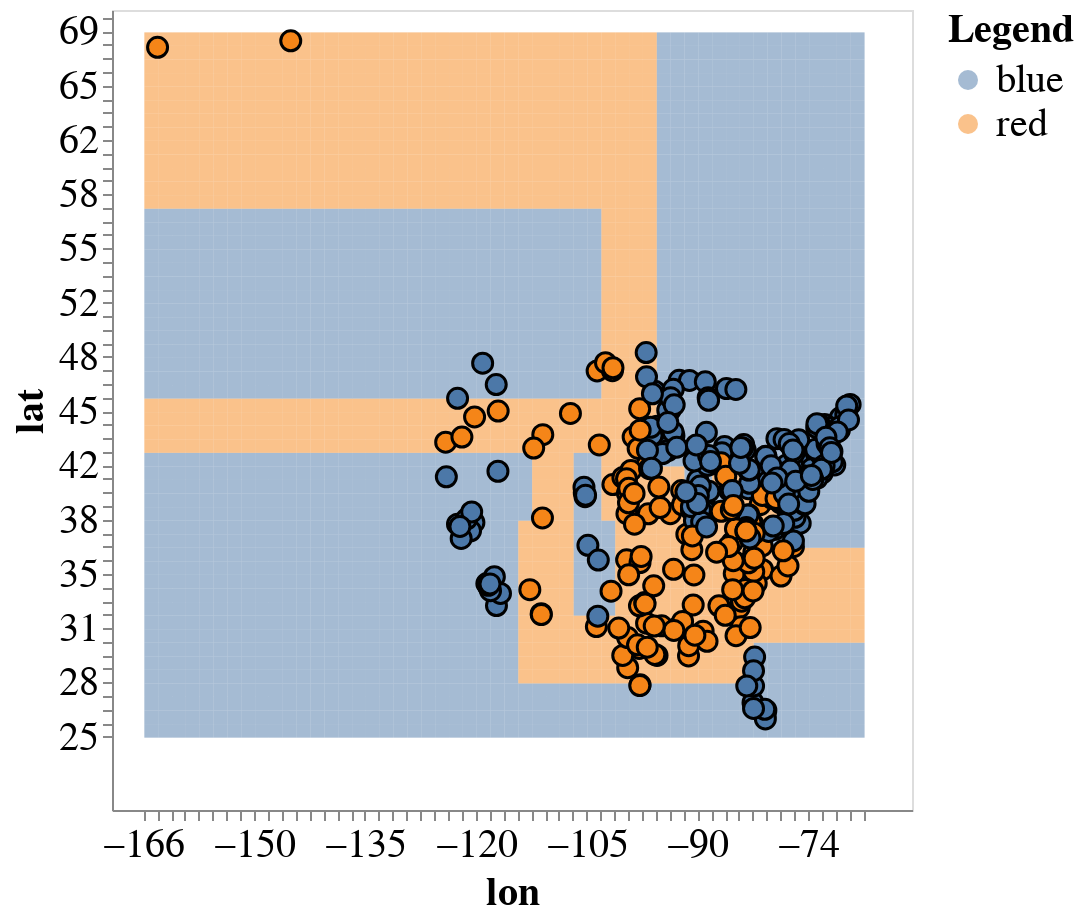

Notebook source saved alongside this figure:
### Markdown cell above
## What did the classification tree do?
- Found a good way to split and repeat

### Code cell
plot_tree(X_train, y_train, model)

### Figure 1 — Vega-Lite specification as saved in the notebook (floating-point values rounded to 4 significant figures; data arrays with more than 128 entries replaced by an {"elided": "..."} marker saying what was removed)
{"config": {"view": {"continuousWidth": 400, "continuousHeight": 300}, "axis": {"labelFontSize": 20, "titleFontSize": 20}, "legend": {"labelFontSize": 20, "titleFontSize": 20}}, "layer": [{"data": {"name": "data-56970c6b68e798cd7da5aa2805fb2378"}, "mark": {"type": "rect", "opacity": 0.5}, "encoding": {"color": {"field": "predictions", "title": "Legend", "type": "nominal"}, "x": {"bin": {"step": 1.905}, "field": "x1", "type": "quantitative"}, "y": {"bin": {"step": 0.8477}, "field": "x2", "type": "quantitative"}}, "height": 400, "width": 400}, {"data": {"name": "data-4eb0e70979ed4aa56eca16cc11617e11"}, "mark": {"type": "circle", "opacity": 1, "size": 100, "stroke": "black", "strokeWidth": 1.5}, "encoding": {"color": {"field": "vote", "type": "nominal"}, "x": {"axis": {"labels": true, "ticks": true, "title": "lon"}, "field": "lon", "type": "quantitative"}, "y": {"axis": {"labels": true, "ticks": true, "title": "lat"}, "field": "lat", "type": "quantitative"}}}], "$schema": "https://vega.github.io/schema/vega-lite/v4.17.0.json", "datasets": {"data-56970c6b68e798cd7da5aa2805fb2378": {"elided": "2704 records"}, "data-4eb0e70979ed4aa56eca16cc11617e11": {"elided": "320 records"}}}
